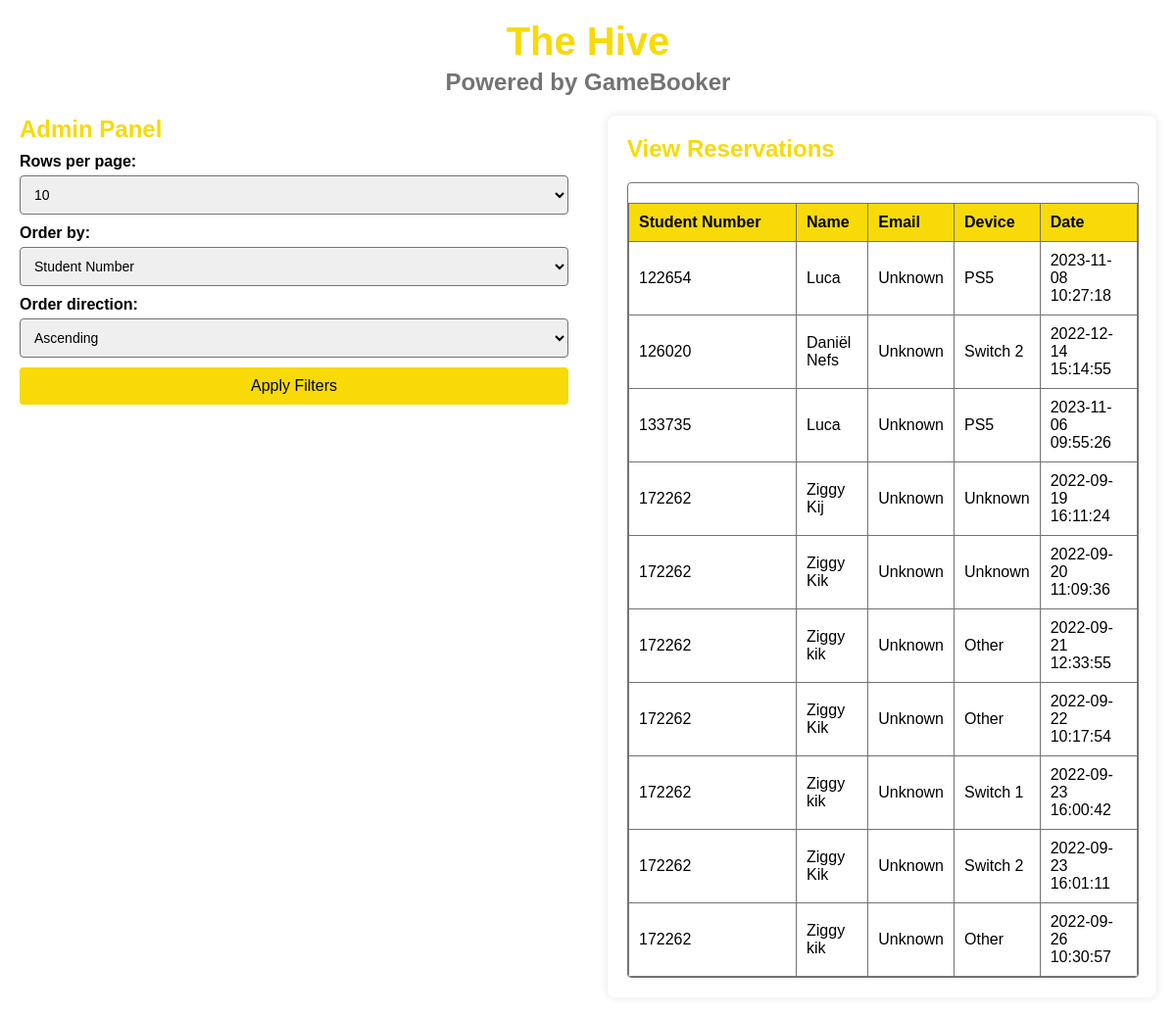
Screenshot of /view_reservations (signed in) with the database file from the repository.
### app.py (models this page shows)
class Reservation(db.Model):
    __tablename__ = 'reservation'
    id = db.Column(db.Integer, primary_key=True)
    student_number = db.Column(db.String(50), nullable=False)
    name = db.Column(db.String(50), nullable=False)
    school = db.Column(db.String(50), nullable=False)
    email = db.Column(db.String(50), nullable=False)
    device = db.Column(db.String(50), nullable=False)
    pin_hash = db.Column(db.String(128), nullable=False)  # Hashed PIN
    date = db.Column(db.DateTime, default=datetime.now, nullable=False)
    def __repr__(self):
        return (f"<Reservation {self.id} | Student Number: {self.student_number} | "
                f"Name: {self.name} | School: {self.school} | Email: {self.email} | "
                f"Device: {self.device} | Date: {self.date}>")

### app.py (the view)
@app.route('/view_reservations', methods=['GET'])
@login_required
def view_reservations():
    rows_per_page = request.args.get('rows', default=10, type=int)
    order_by = request.args.get('order', default='student_number', type=str)
    direction = request.args.get('direction', default='asc', type=str)
    if direction == 'desc':
        order_clause = desc(order_by)
    else:
        order_clause = asc(order_by)
    reservations = Reservation.query.order_by(order_clause).limit(rows_per_page).all()
    if not reservations:
        print("No reservations found.")
    else:
        print(f"Reservations: {reservations}")
    device_statuses = DeviceStatus.query.all()
    statuses = {status.device: status.status for status in device_statuses}
    return render_template('view_reservations.html', reservations=reservations, statuses=statuses)

### app.py (called while the page is built)
@login_manager.user_loader
def load_user(user_id):
    return db.session.get(User, int(user_id))

### templates/view_reservations.html (shortened to what this page needs)
<!DOCTYPE html>
<html lang="en">
<head>
    <link rel="stylesheet" type="text/css" href="{{ url_for('static', filename='styles.css') }}">
</head>
<body>
    <div class="container">
        <header>
            <h1>The Hive</h1>
            <h2>Powered by GameBooker</h2>
        </header>
        <main>
            <div class="left-panel">
                <section class="admin-panel">
                    <h2>Admin Panel</h2>
                    <form id="filterForm" action="{{ url_for('view_reservations') }}" method="get">
                        <label for="rows">Rows per page:</label>
                        <select id="rows" name="rows">
                            <option value="10">10</option>
                        </select>
                        <label for="order">Order by:</label>
                        <select id="order" name="order">
                            <option value="student_number">Student Number</option>
                        </select>
                        <label for="direction">Order direction:</label>
                        <select id="direction" name="direction">
                            <option value="asc">Ascending</option>
                        </select>
                        <button type="submit">Apply Filters</button>
                    </form>
                </section>
            </div>
            <div class="right-panel">
                <section class="reservation-form">
                    <h2>View Reservations</h2>
                    <div class="table-container">
                        <table>
                            <tr>
                                <th>Student Number</th>
                                <th>Name</th>
                                <th>Email</th>
                                <th>Device</th>
                                <th>Date</th>
                            </tr>
                            {% for reservation in reservations %}
                            <tr>
                                <td>{{ reservation.student_number }}</td>
                                <td>{{ reservation.name }}</td>
                                <td>{{ reservation.email }}</td>
                                <td>{{ reservation.device }}</td>
                                <td>{{ reservation.date }}</td>
                            </tr>
                            {% endfor %}
                        </table>
                    </div>
                </section>
            </div>
        </main>
    </div>
</body>
</html>

### static/styles.css (style rules this page uses)
body, h1, h2, h3, p, form, input, select, button, .device { margin: 0; padding: 0; box-sizing: border-box; }
body { font-family: Arial, sans-serif; background-color: rgba(255, 255, 255, 1); color: rgba(0, 0, 0, 1); }
.container { max-width: 1200px; margin: 0 auto; padding: 20px; }
header { width: 100%; text-align: center; margin-bottom: 20px; }
header h1 { color: rgba(247, 218, 8, 1); font-size: 2.5em; margin-bottom: 5px; }
header h2 { font-size: 1.5em; color: rgba(116, 114, 114, 1); margin-bottom: 20px; }
main { display: flex; width: 100%; justify-content: center; }
.left-panel { flex: 1; padding-right: 20px; }
.right-panel { flex: 1; padding-left: 20px; }
.reservation-form, .room-layout { background: rgba(255, 255, 255, 1); padding: 20px; border-radius: 8px; box-shadow: 0 0 10px rgba(0, 0, 0, 0.1); }
h2 { color: rgba(247, 218, 8, 1); margin-bottom: 10px; }
label { display: block; margin-bottom: 5px; font-weight: bold; }
input[type="text"], input[type="email"], select, input[type="date"], input[type="password"] { width: 100%; padding: 10px; margin-bottom: 10px; border: 1px solid rgba(116, 114, 114, 1); border-radius: 4px; font-size: 14px; }
button { width: 100%; padding: 10px; background-color: rgba(247, 218, 8, 1); color: rgba(0, 0, 0, 1); border: none; border-radius: 4px; font-size: 16px; cursor: pointer; transition: background-color 0.3s ease; }
table { width: 100%; border-collapse: collapse; margin-top: 20px; }
th, td { border: 1px solid rgba(116, 114, 114, 1); padding: 10px; text-align: left; }
th { background-color: rgba(247, 218, 8, 0.1); color: rgba(0, 0, 0, 1); }
td { background-color: rgba(255, 255, 255, 1); }
.table-container { max-height: 1200px; overflow-y: auto; border: 1px solid rgba(116, 114, 114, 1); border-radius: 4px; margin-top: 20px; width: 100%; position: relative; }
.table-container table { width: 100%; border-collapse: collapse; background-color: rgba(255, 255, 255, 1); }
.table-container th { position: sticky; top: 0; background-color: rgba(247, 218, 8, 1); color: rgba(0, 0, 0, 1); z-index: 1; padding: 10px; border: 1px solid rgba(116, 114, 114, 1); }
.table-container td { padding: 10px; border: 1px solid rgba(116, 114, 114, 1); text-align: left; }
.table-container th:nth-child(1), .table-container td:nth-child(1) { width: 150px; }

### rows the page displays
Reservation: student_number "122654", name "Luca", email "Unknown", device "PS5", date "2023-11-08 10:27:18"
Reservation: student_number "126020", name "Daniël Nefs", email "Unknown", device "Switch 2", date "2022-12-14 15:14:55"
Reservation: student_number "133735", name "Luca", email "Unknown", device "PS5", date "2023-11-06 09:55:26"
Reservation: student_number "172262", name "Ziggy Kij", email "Unknown", device "Unknown", date "2022-09-19 16:11:24"
Reservation: student_number "172262", name "Ziggy Kik", email "Unknown", device "Unknown", date "2022-09-20 11:09:36"
Reservation: student_number "172262", name "Ziggy kik", email "Unknown", device "Other", date "2022-09-21 12:33:55"
Reservation: student_number "172262", name "Ziggy Kik", email "Unknown", device "Other", date "2022-09-22 10:17:54"
Reservation: student_number "172262", name "Ziggy kik", email "Unknown", device "Switch 1", date "2022-09-23 16:00:42"
Reservation: student_number "172262", name "Ziggy Kik", email "Unknown", device "Switch 2", date "2022-09-23 16:01:11"
Reservation: student_number "172262", name "Ziggy kik", email "Unknown", device "Other", date "2022-09-26 10:30:57"
